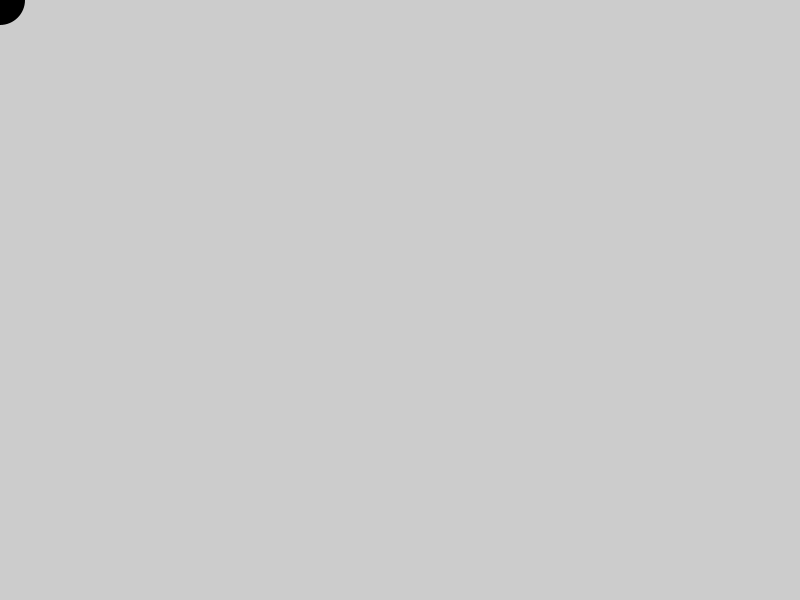
Frame 1 (no input)
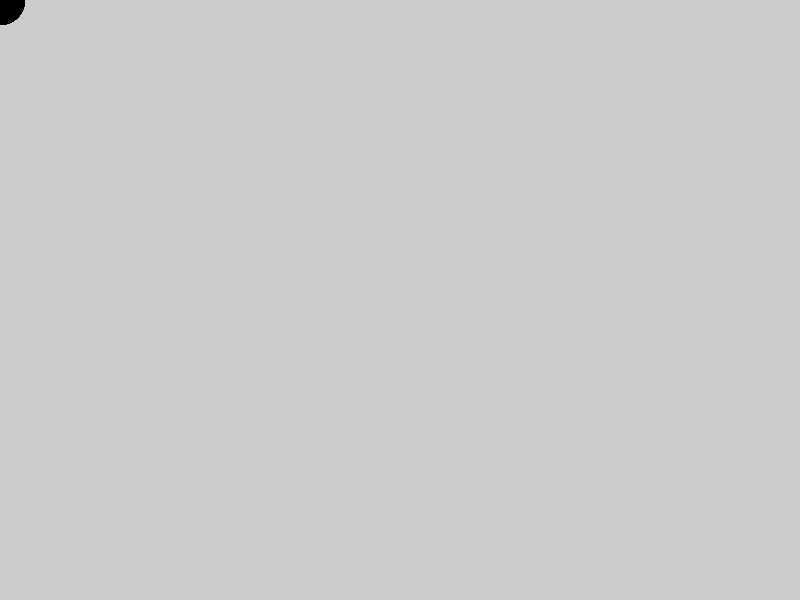
Frame 60 (the mouse pressed at the canvas centre just before this capture)
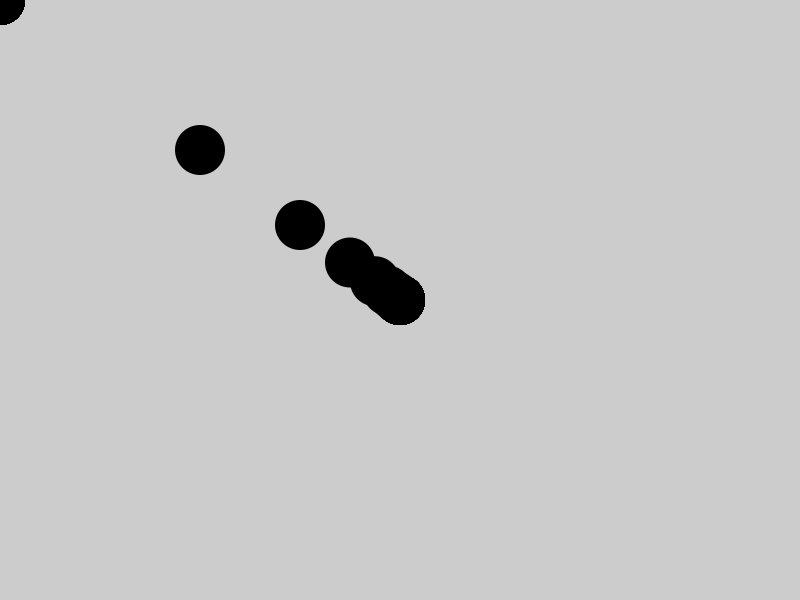
Frame 120 (the mouse held since frame 60 and released just before this capture)

The Processing sketch that drew these frames (run headless with seeded random() and noise(); from frame 60 on, the mouse is pressed at the canvas centre):

// Processing sketch: processing_156652
// ── processing_156652.pde

float posX;
float posY;
int ellipseColor = 0;

void setup(){
  size(800,600);
}

void draw(){
  fill(255,100);
  //rect(0,0,width,height);
  
  posX+= (mouseX-posX)*0.5;
  posY+= (mouseY-posY)*0.5;
  
  noStroke();
  fill(ellipseColor);
  ellipse(posX, posY, 50,50);
  }
  

  
void mouseMoved() {
  ellipseColor ++;
}
